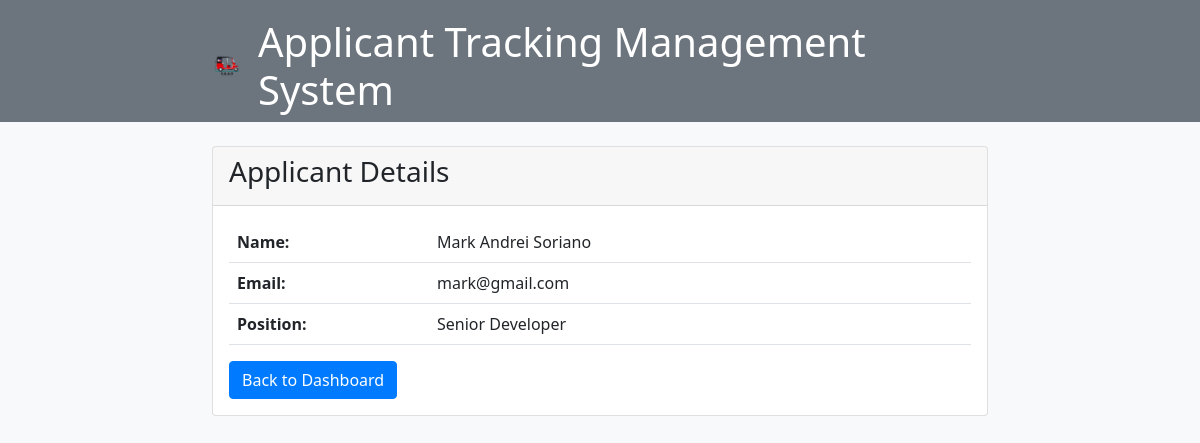
Page /admin/view_application.php?id=2405 on the committed database.
### tables this page shows
CREATE TABLE `applications` (
  `id` int(11) NOT NULL,
  `name` varchar(255) NOT NULL,
  `email` varchar(255) NOT NULL,
  `position` varchar(255) NOT NULL,
  `status` varchar(255) NOT NULL
);

### admin/view_application.php (the view, shortened to what this page needs)
<?php
$conn = mysqli_connect('localhost', 'root', '', 'applicant');
if(isset($_GET['id']) && is_numeric($_GET['id'])) {
    $id = $_GET['id'];
    $sql = "SELECT * FROM applications WHERE id=$id";
    $result = mysqli_query($conn, $sql);
    if (mysqli_num_rows($result) == 1) {
        $row = mysqli_fetch_assoc($result);
    } else {
        echo "Application not found";
        exit();
    }
} else {
    echo "Invalid application ID";
    exit();
}
?>
<!DOCTYPE html>
<html lang="en">
<head>
    <link rel="stylesheet" href="bootstrap.min.css">
</head>
<body>
    <nav class="navbar navbar-expand-lg navbar-dark navbar-custom">
        <div class="container">
            <a class="navbar-brand" href="index.php">
                <img src="bomba.png" alt="ATS Logo" height="30">
            </a>
            <h1 class="m-auto">Applicant Tracking Management System</h1>
        </div>
    </nav>
    <div class="container">
        <div class="card mt-4">
            <div class="card-header">
                <h3 class="card-title">Applicant Details</h3>
            </div>
            <div class="card-body">
                <table class="table">
                    <tr>
                        <th style="width: 200px;">Name:</th>
                        <td><?php echo $row['name']; ?></td>
                    </tr>
                    <tr>
                        <th>Email:</th>
                        <td><?php echo $row['email']; ?></td>
                    </tr>
                    <tr>
                        <th>Position:</th>
                        <td><?php echo $row['position']; ?></td>
                    </tr>
                </table>
                <a href="index.php" class="btn btn-primary">Back to Dashboard</a>
            </div>
        </div>
    </div>
</body>
</html>

### admin/view_application.php (style rules this page uses)
body { background-color: #f8f9fa; }
.navbar-custom { background-color: #6c757d; color: white; }
.container { max-width: 800px; margin-top: 10px; }
.table th, .table td { border-top: none; }
.btn-primary { background-color: #007bff; border-color: #007bff; }

### rows in the picture
applications: name "Mark Andrei Soriano", email "mark@gmail.com", position "Senior Developer"
